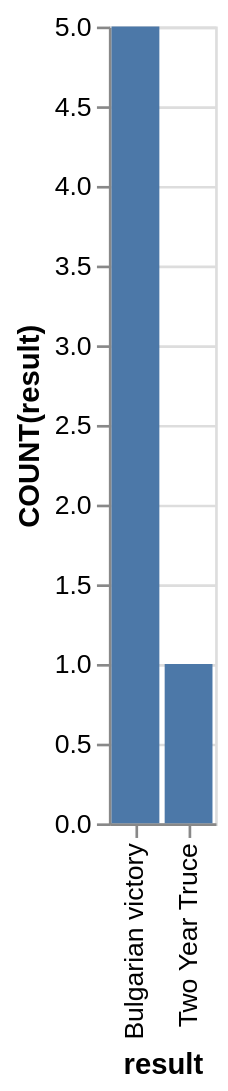

The Vega-Lite source for this figure:
### Vega-Lite specification from a JSON file in a GitHub repository (floating-point values rounded to 4 significant figures)
{"data": {"values": [{"x_data": "Bulgarian victory", "y_data": 5}, {"x_data": "Two Year Truce", "y_data": 1}]}, "mark": "bar", "encoding": {"x": {"field": "x_data", "type": "nominal", "title": "result", "sort": "ascending"}, "y": {"field": "y_data", "type": "quantitative", "title": "COUNT(result)"}}}
